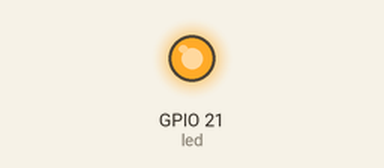
Recording of a program running on a simulated ESP32 board running MicroPython. Shown: output pins drawn as LEDs (lit = HIGH). What the program prints to the serial console is not drawn.

Above: at 1.5 s.
At 5.4 s:
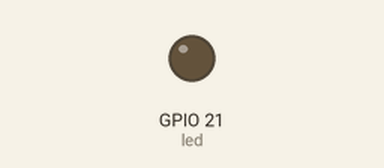
Timing chart, 0 to 8.2 s (numbered marks = the images above):
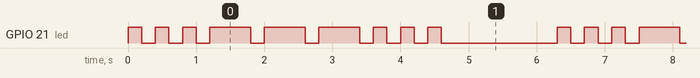

Measured:
- by itself, GPIO 21 (led): repeats every 6.3 s: 2 × (LOW 0.20 s, HIGH 0.20 s), 3 × (LOW 0.20 s, HIGH 0.60 s), 3 × (LOW 0.20 s, HIGH 0.20 s), LOW 1.7 s, HIGH 0.20 s
- by itself, everything shown: repeats every 6.3 s, in 18 steps

The program:

MicroPython__modificat_.py
```python
# Modificacio: senyal SOS en codi morse
from machine import Pin
from utime import sleep_ms

led = Pin(21, Pin.OUT)
SHORT_MS = 200
LONG_MS = 600
GAP_MS = 200

def pulse(ms):
    led.on()
    sleep_ms(ms)
    led.off()
    sleep_ms(GAP_MS)

while True:
    print("SOS")
    for d in (SHORT_MS,) * 3 + (LONG_MS,) * 3 + (SHORT_MS,) * 3:
        pulse(d)
    sleep_ms(1500)
```
